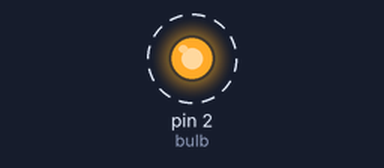
Recording of a sketch running on a simulated Arduino Uno, built with avr-gcc and run on an emulated ATmega328P. On the bench: output pins drawn as LEDs (lit = HIGH). Dashed ring = blinking.

Above: at 0.5 s.
Timing chart, 0 to 4.6 s (numbered marks = the images above):
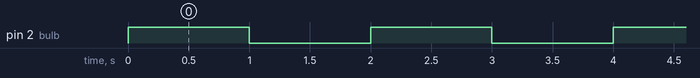

The sketch:

Relay_Module.ino
```cpp
int bulb = 2;

void setup()
{
  pinMode(bulb,OUTPUT);
}

void loop()
{
  digitalWrite(bulb,HIGH);
  delay(1000);
  digitalWrite(bulb,LOW);
  delay(1000);
}
```

Measured:
- by itself, pin 2 (bulb): alternates HIGH for 1.0 s and LOW for 1.0 s
